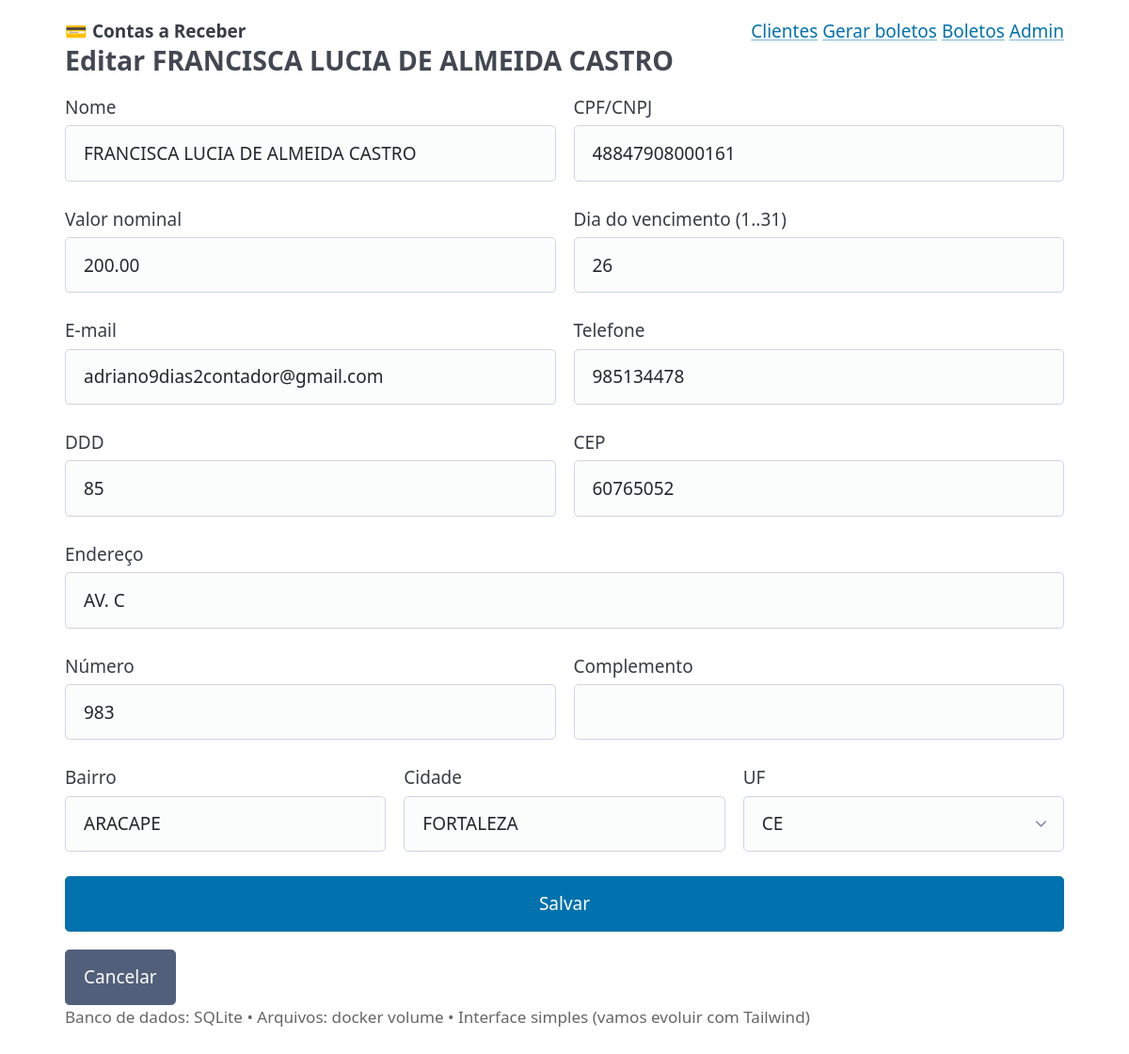
/clientes/1/editar/ (signed in), run on the app's committed database.
### billing/models.py (models this page shows, shortened)
class Cliente(models.Model):
    valorNominal = models.DecimalField('Valor nominal', max_digits=12, decimal_places=2)
    dataVencimento = models.PositiveSmallIntegerField('Dia do vencimento (1..31)')
    nome = models.CharField('Nome', max_length=200)
    cpfCnpj = models.CharField('CPF/CNPJ', max_length=18)
    email = models.EmailField('E-mail', blank=True)
    ddd = models.CharField('DDD', max_length=3, blank=True)
    telefone = models.CharField('Telefone', max_length=20, blank=True)
    endereco = models.CharField('Endereço', max_length=200, blank=True)
    numero = models.CharField('Número', max_length=20, blank=True)
    complemento = models.CharField('Complemento', max_length=100, blank=True)
    bairro = models.CharField('Bairro', max_length=100, blank=True)
    cidade = models.CharField('Cidade', max_length=100, blank=True)
    uf = models.CharField('UF', max_length=2, choices=UF_CHOICES, blank=True)
    cep = models.CharField('CEP', max_length=9, blank=True)

### billing/views.py (the view)
# urls.py: path("clientes/<int:cliente_id>/editar/", views.cliente_update, name="cliente_update"),
@login_required
def cliente_update(request, cliente_id: int):
    cliente = get_object_or_404(Cliente, id=cliente_id)
    form = ClienteForm(request.POST or None, instance=cliente)
    if form.is_valid():
        form.save()
        messages.success(request, "Cliente atualizado com sucesso.")
        return redirect("clientes_list")
    return render(request, "billing/cliente_form.html", {"form": form, "titulo": f"Editar {cliente.nome}"})

### billing/forms.py
class ClienteForm(forms.ModelForm):
    class Meta:
        model = Cliente
        fields = [
            "nome",
            "cpfCnpj",
            "valorNominal",
            "dataVencimento",
            "email",
            "ddd",
            "telefone",
            "endereco",
            "numero",
            "complemento",
            "bairro",
            "cidade",
            "uf",
            "cep",
        ]
        widgets = {
            "dataVencimento": forms.NumberInput(attrs={"min": 1, "max": 31}),
            "valorNominal": forms.NumberInput(attrs={"step": "0.01"}),
        }

### templates/billing/cliente_form.html (shortened to what this page needs)
{% extends "base.html" %}
{% block content %}
  <h3>{{ titulo }}</h3>
  <form method="post" novalidate>
    <div class="grid">
      <label>{{ form.nome.label }} {{ form.nome }}</label>
      <label>{{ form.cpfCnpj.label }} {{ form.cpfCnpj }}</label>
    </div>
    <div class="grid">
      <label>{{ form.valorNominal.label }} {{ form.valorNominal }}</label>
      <label>{{ form.dataVencimento.label }} {{ form.dataVencimento }}</label>
    </div>
    <div class="grid">
      <label>{{ form.email.label }} {{ form.email }}</label>
      <label>{{ form.telefone.label }} {{ form.telefone }}</label>
    </div>
    <div class="grid">
      <label>{{ form.ddd.label }} {{ form.ddd }}</label>
      <label>{{ form.cep.label }} {{ form.cep }}</label>
    </div>
    <label>{{ form.endereco.label }} {{ form.endereco }}</label>
    <div class="grid">
      <label>{{ form.numero.label }} {{ form.numero }}</label>
      <label>{{ form.complemento.label }} {{ form.complemento }}</label>
    </div>
    <div class="grid">
      <label>{{ form.bairro.label }} {{ form.bairro }}</label>
      <label>{{ form.cidade.label }} {{ form.cidade }}</label>
      <label>{{ form.uf.label }} {{ form.uf }}</label>
    </div>
    <button type="submit">Salvar</button>
    <a href="{% url 'clientes_list' %}" role="button" class="secondary">Cancelar</a>
  </form>
{% endblock %}

### data on the page
Cliente: nome "FRANCISCA LUCIA DE ALMEIDA CASTRO", cpfCnpj "48847908000161", valorNominal "200.00", dataVencimento "26", email "adriano9dias2contador@gmail.com", telefone "985134478", ddd "85", cep "60765052", endereco "AV. C", numero "983", bairro "ARACAPE", cidade "FORTALEZA", uf "CE"

### other printed values
{{ titulo }} "Editar FRANCISCA LUCIA DE ALMEIDA CASTRO"
